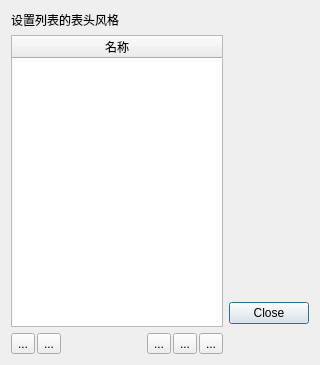
<?xml version="1.0" encoding="UTF-8"?>
<ui version="4.0">
 <class>TcHeaderSetupDialog</class>
 <widget class="QDialog" name="TcHeaderSetupDialog">
  <property name="geometry">
   <rect>
    <x>0</x>
    <y>0</y>
    <width>320</width>
    <height>365</height>
   </rect>
  </property>
  <property name="windowTitle">
   <string>列名设置</string>
  </property>
  <layout class="QHBoxLayout" name="horizontalLayout_2">
   <item>
    <layout class="QVBoxLayout" name="verticalLayout">
     <item>
      <widget class="QLabel" name="label">
       <property name="text">
        <string>设置列表的表头风格</string>
       </property>
      </widget>
     </item>
     <item>
      <widget class="QTreeWidget" name="MasterView">
       <property name="selectionMode">
        <enum>QAbstractItemView::ExtendedSelection</enum>
       </property>
       <property name="rootIsDecorated">
        <bool>false</bool>
       </property>
       <column>
        <property name="text">
         <string>名称</string>
        </property>
        <property name="textAlignment">
         <set>AlignHCenter|AlignVCenter|AlignCenter</set>
        </property>
       </column>
      </widget>
     </item>
     <item>
      <layout class="QHBoxLayout" name="horizontalLayout">
       <property name="spacing">
        <number>2</number>
       </property>
       <item>
        <widget class="QToolButton" name="bnUpward">
         <property name="text">
          <string>...</string>
         </property>
         <property name="icon">
          <iconset resource="../../res/tianchi.qrc">
           <normaloff>:/tianchi/alignTop.png</normaloff>:/tianchi/alignTop.png</iconset>
         </property>
         <property name="checkable">
          <bool>false</bool>
         </property>
        </widget>
       </item>
       <item>
        <widget class="QToolButton" name="bnDownawrd">
         <property name="text">
          <string>...</string>
         </property>
         <property name="icon">
          <iconset resource="../../res/tianchi.qrc">
           <normaloff>:/tianchi/alignBottom.png</normaloff>:/tianchi/alignBottom.png</iconset>
         </property>
        </widget>
       </item>
       <item>
        <spacer name="horizontalSpacer">
         <property name="orientation">
          <enum>Qt::Horizontal</enum>
         </property>
         <property name="sizeHint" stdset="0">
          <size>
           <width>40</width>
           <height>20</height>
          </size>
         </property>
        </spacer>
       </item>
       <item>
        <widget class="QToolButton" name="bnLeft">
         <property name="text">
          <string>...</string>
         </property>
         <property name="icon">
          <iconset resource="../../res/tianchi.qrc">
           <normaloff>:/tianchi/alignLeft.png</normaloff>:/tianchi/alignLeft.png</iconset>
         </property>
        </widget>
       </item>
       <item>
        <widget class="QToolButton" name="bnCenter">
         <property name="text">
          <string>...</string>
         </property>
         <property name="icon">
          <iconset resource="../../res/tianchi.qrc">
           <normaloff>:/tianchi/alignCenter.png</normaloff>:/tianchi/alignCenter.png</iconset>
         </property>
        </widget>
       </item>
       <item>
        <widget class="QToolButton" name="bnRight">
         <property name="text">
          <string>...</string>
         </property>
         <property name="icon">
          <iconset resource="../../res/tianchi.qrc">
           <normaloff>:/tianchi/alignRight.png</normaloff>:/tianchi/alignRight.png</iconset>
         </property>
        </widget>
       </item>
      </layout>
     </item>
    </layout>
   </item>
   <item>
    <layout class="QVBoxLayout" name="verticalLayout_2">
     <property name="spacing">
      <number>6</number>
     </property>
     <item>
      <widget class="QLabel" name="label_2">
       <property name="text">
        <string/>
       </property>
      </widget>
     </item>
     <item>
      <spacer name="verticalSpacer">
       <property name="orientation">
        <enum>Qt::Vertical</enum>
       </property>
       <property name="sizeHint" stdset="0">
        <size>
         <width>20</width>
         <height>40</height>
        </size>
       </property>
      </spacer>
     </item>
     <item>
      <widget class="QDialogButtonBox" name="buttonBox">
       <property name="maximumSize">
        <size>
         <width>16777215</width>
         <height>52</height>
        </size>
       </property>
       <property name="orientation">
        <enum>Qt::Vertical</enum>
       </property>
       <property name="standardButtons">
        <set>QDialogButtonBox::Close</set>
       </property>
      </widget>
     </item>
    </layout>
   </item>
  </layout>
 </widget>
 <tabstops>
  <tabstop>MasterView</tabstop>
  <tabstop>bnUpward</tabstop>
  <tabstop>bnDownawrd</tabstop>
  <tabstop>bnLeft</tabstop>
  <tabstop>bnCenter</tabstop>
  <tabstop>bnRight</tabstop>
  <tabstop>buttonBox</tabstop>
 </tabstops>
 <resources>
  <include location="../../res/tianchi.qrc"/>
 </resources>
 <connections>
  <connection>
   <sender>buttonBox</sender>
   <signal>accepted()</signal>
   <receiver>TcHeaderSetupDialog</receiver>
   <slot>accept()</slot>
   <hints>
    <hint type="sourcelabel">
     <x>248</x>
     <y>254</y>
    </hint>
    <hint type="destinationlabel">
     <x>157</x>
     <y>274</y>
    </hint>
   </hints>
  </connection>
  <connection>
   <sender>buttonBox</sender>
   <signal>rejected()</signal>
   <receiver>TcHeaderSetupDialog</receiver>
   <slot>reject()</slot>
   <hints>
    <hint type="sourcelabel">
     <x>316</x>
     <y>260</y>
    </hint>
    <hint type="destinationlabel">
     <x>286</x>
     <y>274</y>
    </hint>
   </hints>
  </connection>
 </connections>
</ui>
